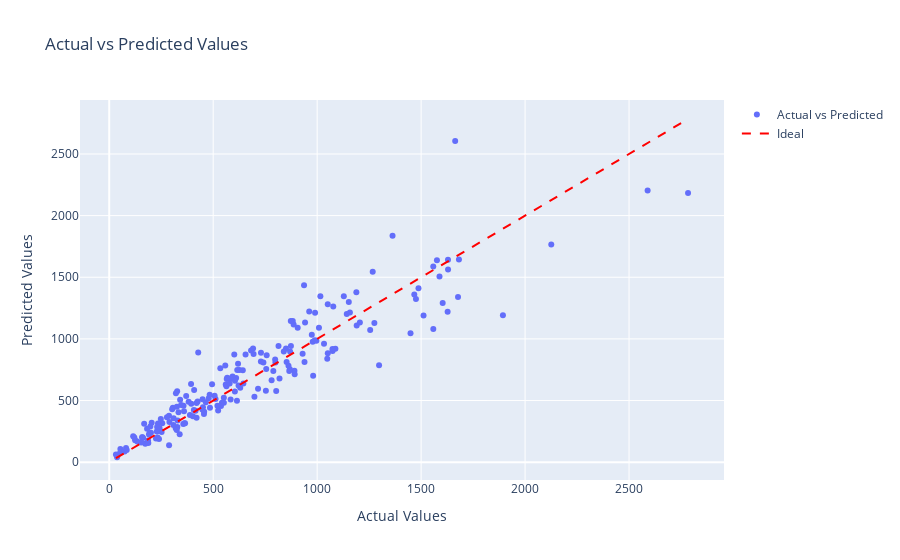

The cell this chart's notebook holds for it:
### Code cell
import plotly.graph_objects as go

# Predict on the test set
y_pred = model.predict(x_test)

# Create a scatter plot with actual vs predicted values
fig = go.Figure()

fig.add_trace(go.Scatter(
    x=y_test.flatten(),
    y=y_pred,
    mode='markers',
    name='Actual vs Predicted'
))

# Add a line representing the ideal case
fig.add_trace(go.Scatter(
    x=[min(y_test.flatten()), max(y_test.flatten())],
    y=[min(y_test.flatten()), max(y_test.flatten())],
    mode='lines',
    name='Ideal',
    line=dict(color='red', dash='dash')
))

fig.update_layout(
    title='Actual vs Predicted Values',
    xaxis_title='Actual Values',
    yaxis_title='Predicted Values',
    showlegend=True,
)

fig.show()

### Figure 1 — Plotly figure (JSON) as saved in the notebook; plotly's stock layout.template omitted (floating-point values rounded to 4 significant figures; data arrays with more than 128 entries replaced by an {"elided": "..."} marker saying what was removed)
{"data": [{"mode": "markers", "name": "Actual vs Predicted", "type": "scatter", "x": {"elided": "200 float values"}, "y": {"elided": "200 float values"}}, {"line": {"color": "red", "dash": "dash"}, "mode": "lines", "name": "Ideal", "type": "scatter", "x": [32.35, 2784.0], "y": [32.35, 2784.0]}], "layout": {"autosize": true, "showlegend": true, "title": {"text": "Actual vs Predicted Values"}, "xaxis": {"autorange": true, "range": [-140.5, 2957.0], "title": {"text": "Actual Values"}, "type": "linear"}, "yaxis": {"autorange": true, "range": [-181.1, 2940.0], "title": {"text": "Predicted Values"}, "type": "linear"}}}
